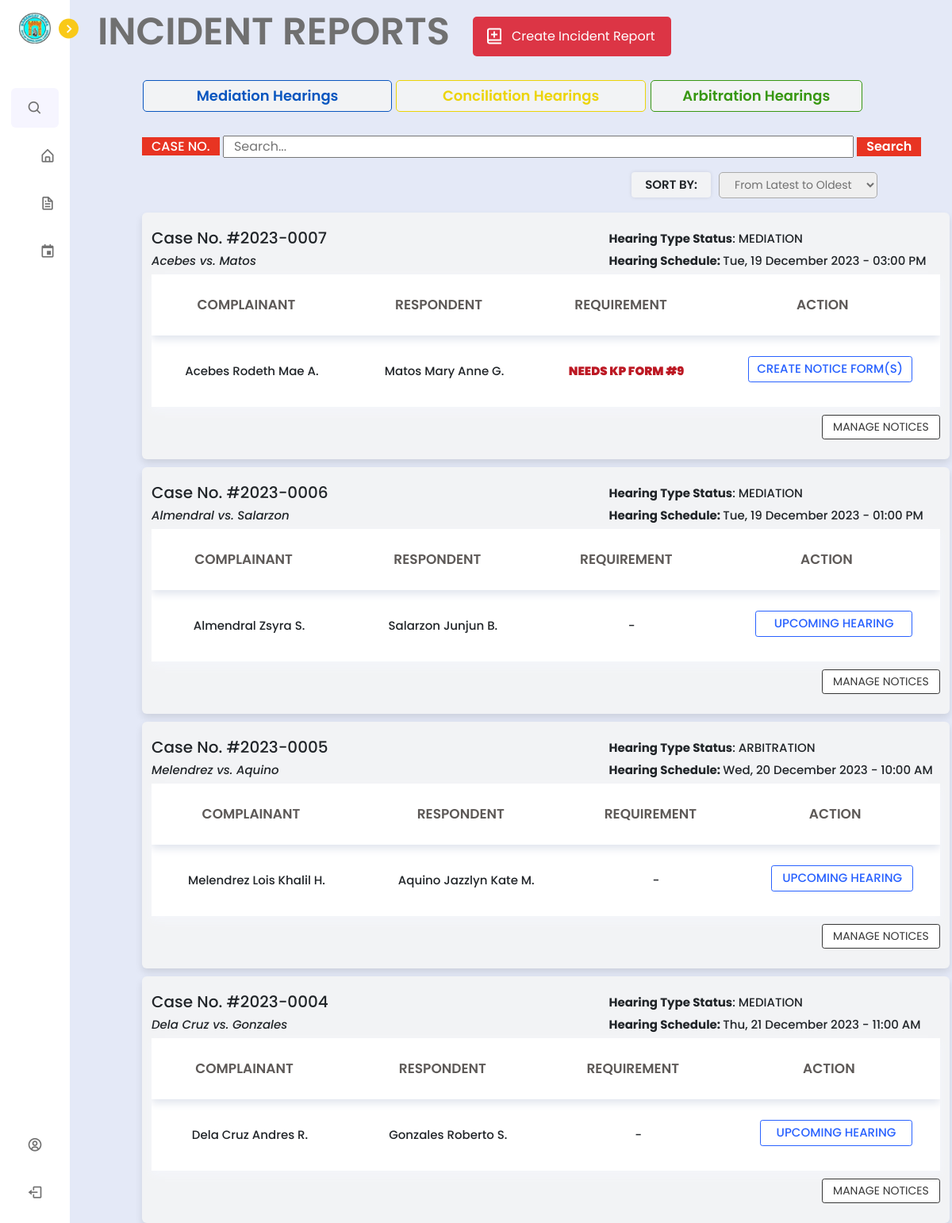
/barangay/lupon/hearings.php (signed in), run on the app's committed database.
### tables this page shows
CREATE TABLE `incident_report` (
  `incident_id` int(11) NOT NULL,
  `complainant_last_name` varchar(255) NOT NULL,
  `complainant_first_name` varchar(255) NOT NULL,
  `complainant_middle_name` varchar(255) NOT NULL,
  `complainant_cellphone_number` varchar(20) NOT NULL,
  `complainant_house_address` varchar(255) NOT NULL,
  `respondent_last_name` varchar(255) NOT NULL,
  `respondent_first_name` varchar(255) NOT NULL,
  `respondent_middle_name` varchar(255) NOT NULL,
  `respondent_cellphone_number` varchar(20) NOT NULL,
  `respondent_house_address` varchar(255) NOT NULL,
  `incident_case_number` varchar(50) NOT NULL,
  `incident_case_type` varchar(100) NOT NULL,
  `incident_date` date NOT NULL,
  `description_of_violation` tinytext NOT NULL,
  `created_at` timestamp NOT NULL DEFAULT current_timestamp(),
  `submitter_first_name` varchar(50) DEFAULT NULL,
  `submitter_last_name` varchar(50) DEFAULT NULL,
  `lupon_id` int(11) DEFAULT NULL,
  `pb_id` int(11) NOT NULL,
  `other_incident_case_type` varchar(255) DEFAULT NULL
);

CREATE TABLE `hearing` (
  `hearing_id` int(11) NOT NULL,
  `incident_case_number` varchar(50) DEFAULT NULL,
  `date_of_hearing` date DEFAULT NULL,
  `time_of_hearing` time DEFAULT NULL,
  `hearing_type_status` varchar(50) DEFAULT 'mediation',
  `timestamp` timestamp NOT NULL DEFAULT current_timestamp(),
  `schedule_change_timestamp` timestamp NULL DEFAULT NULL,
  `conciliation_timestamp` timestamp NULL DEFAULT NULL,
  `arbitration_timestamp` timestamp NULL DEFAULT NULL,
  `pb_id` int(11) DEFAULT NULL
);

### barangay/lupon/hearings.php (the view, shortened to what the rows shown need)
<?php
include '../../config.php';
$email = $_SESSION['email_address'];
$selectLuponId = mysqli_query($conn, "SELECT pb_id FROM `lupon_accounts` WHERE email_address = '$email'");
$row = mysqli_fetch_assoc($selectLuponId);
$pb_id = $row['pb_id'];
if(isset($_POST['submit_search'])){
    $search_case = mysqli_real_escape_string($conn, $_POST['search_case']);
    $query = "SELECT i.*, h.incident_case_number AS hearing_incident_case_number,
                     h.date_of_hearing, h.time_of_hearing, h.hearing_type_status
              FROM incident_report i
              LEFT JOIN hearing h ON i.incident_case_number = h.incident_case_number
              LEFT JOIN court_action ca ON i.incident_case_number = ca.incident_case_number
              WHERE i.pb_id = $pb_id
                    AND i.incident_case_number LIKE '%$search_case%'
                    AND ca.incident_case_number IS NULL
              ORDER BY i.created_at DESC";
} else {
    $query = "SELECT i.*, h.incident_case_number AS hearing_incident_case_number,
                     h.date_of_hearing, h.time_of_hearing, h.hearing_type_status
              FROM incident_report i
              LEFT JOIN hearing h ON i.incident_case_number = h.incident_case_number
              LEFT JOIN court_action ca ON i.incident_case_number = ca.incident_case_number
              WHERE i.pb_id = $pb_id
                    AND ca.incident_case_number IS NULL
              ORDER BY i.created_at DESC";
}
$result = mysqli_query($conn, $query);
?>
<!DOCTYPE html>
<html lang="en">
<head>
    <link href='https://unpkg.com/boxicons@2.1.1/css/boxicons.min.css' rel='stylesheet'>
    <link rel="stylesheet" href="../../node_modules/bootstrap/dist/css/bootstrap.min.css">
    <link rel="stylesheet" href="../../css/lupon.css">
    <link rel="stylesheet" href="../../css/incidentform.css">
</head>
<body>
<?php include 'nav_bar.php';?>
    <section class="home">
        <h1 style="margin-left: 4%; margin-top: 1%; display: flex; font-size: 48px;">INCIDENT REPORTS</h1>
    <?php
if (mysqli_num_rows($result) == 0) {
    echo '<div class="text-box">No Incident Cases found</div>';
} else {
while ($row = mysqli_fetch_assoc($result)) {
    $incident_case_number = $row['incident_case_number'];
    $check_query = "SELECT COUNT(*) as count FROM amicable_settlement WHERE incident_case_number = '$incident_case_number'";
    $check_result = mysqli_query($conn, $check_query);
    $row_count = mysqli_fetch_assoc($check_result);
    $count = $row_count['count'];
    if ($count == 0) {
        $schedule_status = isset($row['date_of_hearing']) && isset($row['time_of_hearing']) ?
            date('D, j F Y - h:i A', strtotime($row['date_of_hearing'] . ' ' . $row['time_of_hearing'])) :
            "NO SCHEDULE YET";
        echo '<div class="container" style="margin-top: 10px;">';
        echo '<div class="top-text" style="display: flex;">';
        echo '<h3 class="case-no-text" style="font-size: 20px;">Case No. #' . htmlspecialchars(substr($row['incident_case_number'], 0, 9)) . '</h3>';
        echo '</div>';
        if ($schedule_status !== "NO SCHEDULE YET") {
            echo '<div class="top-text" style="display: flex;">';
            echo '<h3 class="hearing-text" style="font-size: 15px; margin-top: -2.8%; margin-left: 58%; font-weight: 500;"><b>Hearing Type Status</b>: ' . strtoupper($row['hearing_type_status']) . '</h3>';
            echo '</div>';
        }
        echo '<div class="top-text" style="display: flex;">';
        echo '<h3 class="case-no-text" style="font-size: 15px; font-weight: 500; font-style: italic; width: 20%;">' . $row['complainant_last_name'] . ' vs. ' . $row['respondent_last_name'] . '</h3>';
        if ($schedule_status === "NO SCHEDULE YET") {
            echo '';
        } else {
            echo '<h3 class="hearing-text" style="font-size: 15px; font-weight: 500; margin-left: 38%;"><b>Hearing Schedule: </b>' . $schedule_status . '</h3>';
        }
        echo '</div>';
        echo '<table>';
        echo '<thead>';
        echo '<tr>';
        echo '<th>Complainant</th>';
        echo '<th>Respondent</th>';
        echo '<th>Requirement</th>';
        echo '<th>Action</th>';
        echo '</tr>';
        echo '</thead>';
        echo '<tbody>';
        if ($schedule_status === "NO SCHEDULE YET") {
            echo '<tr>';
            echo '<td colspan="5" style="text-align: center; font-size: 24px;">NO HEARING SCHEDULE YET</td>';
            echo '</tr>';
        } else {
            echo '<tr>';
            echo '<td>' . $row['complainant_last_name'] . ' ' . $row['complainant_first_name'] . ' ' . substr($row['complainant_middle_name'], 0, 1) . '.</td>';
            echo '<td>' . $row['respondent_last_name'] . ' ' . $row['respondent_first_name'] . ' ' . substr($row['respondent_middle_name'], 0, 1) . '.</td>';
            echo '<td>';
            $check_query = "SELECT nr.generate_pangkat, nr.generate_summon, nr.generate_hearing, h.hearing_type_status, aa.incident_case_number
                FROM notify_residents nr
                LEFT JOIN hearing h ON nr.incident_case_number = h.incident_case_number
                LEFT JOIN arbitration_agreement aa ON nr.incident_case_number = aa.incident_case_number
                WHERE nr.incident_case_number = '" . $row['incident_case_number'] . "'";
            $check_result = mysqli_query($conn, $check_query);
            if ($check_result && mysqli_num_rows($check_result) > 0) {
                $row_notify = mysqli_fetch_assoc($check_result);
                $hearing_type_status = $row_notify['hearing_type_status'];
                if ($hearing_type_status === 'conciliation') {
                    $check_query = "SELECT generate_pangkat FROM notify_residents WHERE incident_case_number = '" . $row['incident_case_number'] . "'";
                    $check_result = mysqli_query($conn, $check_query);
                    if ($check_result && mysqli_num_rows($check_result) > 0) {
                        $row_notify = mysqli_fetch_assoc($check_result);
                        $generate_pangkat = $row_notify['generate_pangkat'];
                        if (empty($generate_pangkat) || $generate_pangkat === 'not generated') {
                            echo '<span class="to-notify">NEEDS KP FORM #10</span>';
                        } else {
                            echo '-';
                        }
                    }
                } elseif ($hearing_type_status === 'arbitration') {
                    $select_arbitration_agreement = mysqli_query($conn, "SELECT 1 FROM arbitration_agreement WHERE incident_case_number = '{$row['incident_case_number']}' LIMIT 1");
                    if ($select_arbitration_agreement && mysqli_num_rows($select_arbitration_agreement) > 0) {
                        echo '-';
                    } else {
                        echo '<span class="to-notify">NEEDS KP FORM #14</span>';
                    }
                }
                elseif ($hearing_type_status === 'mediation') {
                    $check_query_mediation = "SELECT generate_summon, generate_hearing FROM notify_residents WHERE incident_case_number = '" . $row['incident_case_number'] . "'";
                    $check_result_mediation = mysqli_query($conn, $check_query_mediation);
                    if ($check_result_mediation && mysqli_num_rows($check_result_mediation) > 0) {
                        $row_notify_mediation = mysqli_fetch_assoc($check_result_mediation);
                        $generate_summon_mediation = $row_notify_mediation['generate_summon'];
                        $generate_hearing_mediation = $row_notify_mediation['generate_hearing'];
                        if (empty($generate_summon_mediation) || $generate_summon_mediation === 'not generated') {
                            echo '<span class="to-notify">NEEDS KP FORM #9</span>';
                        } elseif (empty($generate_hearing_mediation) || $generate_hearing_mediation === 'not generated') {
                            echo '<span class="to-notify">NEEDS KP FORM #8</span>';
                        } else {
                            echo '-';
                        }
                    }
                    else {
                        echo '<span class="to-notify">NEEDS KP FORM #8 AND #9</span>';
                    }
                }
            }
            echo '</td>';
            echo '<td>';
            $check_query = "SELECT nr.generate_pangkat, nr.generate_summon, nr.generate_hearing, h.hearing_type_status, aa.incident_case_number, h.date_of_hearing
                FROM notify_residents nr
                LEFT JOIN hearing h ON nr.incident_case_number = h.incident_case_number
                LEFT JOIN arbitration_agreement aa ON nr.incident_case_number = aa.incident_case_number
                WHERE nr.incident_case_number = '" . $row['incident_case_number'] . "'";
                $check_result = mysqli_query($conn, $check_query);
                if ($check_result && mysqli_num_rows($check_result) > 0) {
                    $row_notify = mysqli_fetch_assoc($check_result);
                    $hearing_type_status = $row_notify['hearing_type_status'];
                    $date_of_hearing = strtotime($row_notify['date_of_hearing']);
                    $current_time = time();
    if ($hearing_type_status === 'conciliation') {
        $check_query = "SELECT generate_pangkat FROM notify_residents WHERE incident_case_number = '" . $row['incident_case_number'] . "'";
        $check_result = mysqli_query($conn, $check_query);
        if ($check_result && mysqli_num_rows($check_result) > 0) {
            $row_notify = mysqli_fetch_assoc($check_result);
            $generate_pangkat = $row_notify['generate_pangkat'];
            if (empty($generate_pangkat) || $generate_pangkat === 'not generated') {
                echo '<span class="forms" style="text-decoration: none; width: 90%; margin-left: 6%; cursor: default">Create Notice Form(s)</span>';
            } else {
                if (date('Y-m-d', $current_time) == date('Y-m-d', $date_of_hearing)) {
                    echo '<a href="conciliation_settlement_page.php?incident_case_number=' . $row['incident_case_number'] . '" class="shownotices" style="text-decoration: none; width: 90%; margin-left: 6%;">Go To Hearing</a>';
                } else {
                    echo '<span class="forms" style="text-decoration: none; width: 90%; margin-left: 6%; cursor: default;">Upcoming Hearing</span>';
                }
            }
        }
    } elseif ($hearing_type_status === 'arbitration') {
        $select_arbitration_agreement = mysqli_query($conn, "SELECT 1 FROM arbitration_agreement WHERE incident_case_number = '{$row['incident_case_number']}' LIMIT 1");
        if ($select_arbitration_agreement && mysqli_num_rows($select_arbitration_agreement) > 0) {
            if (date('Y-m-d', $current_time) < date('Y-m-d', $date_of_hearing)) {
                echo '<span class="forms" style="text-decoration: none; width: 90%; margin-left: 6%; cursor: default;">Upcoming Hearing</span>';
            } else {
                echo '<a href="arbitration_settlement_page.php?incident_case_number=' . $row['incident_case_number'] . '" class="shownotices" style="text-decoration: none;">Go to Hearing</a>';
            }
        } else {
            echo '<a href="arbitration_agreement.php?incident_case_number=' . $row['incident_case_number'] . '" class="shownotices" style="text-decoration: none;">Create Arbitration Agreement</a>';
        }
    }
    elseif ($hearing_type_status === 'mediation') {
        $check_query_mediation = "SELECT generate_summon, generate_hearing FROM notify_residents WHERE incident_case_number = '" . $row['incident_case_number'] . "'";
        $check_result_mediation = mysqli_query($conn, $check_query_mediation);
        if ($check_result_mediation && mysqli_num_rows($check_result_mediation) > 0) {
            $row_notify_mediation = mysqli_fetch_assoc($check_result_mediation);
            $generate_summon_mediation = $row_notify_mediation['generate_summon'];
            $generate_hearing_mediation = $row_notify_mediation['generate_hearing'];
            if (empty($generate_summon_mediation) || $generate_summon_mediation === 'not generated' || empty($generate_hearing_mediation) || $generate_hearing_mediation === 'not generated') {
                echo '<span class="forms" style="text-decoration: none; width: 90%; margin-left: 6%; cursor: default">Create Notice Form(s)</span>';
            } else {
                if (date('Y-m-d', $current_time) == date('Y-m-d', $date_of_hearing)) {
                    echo '<a href="settlement_page.php?incident_case_number=' . $row['incident_case_number'] . '" class="shownotices" style="text-decoration: none; width: 90%; margin-left: 6%;">Go To Hearing</a>';
                } else {
                    echo '<span class="forms" style="text-decoration: none; width: 90%; margin-left: 6%; cursor: default;">Upcoming Hearing</span>';
                }
            }
        } else {
            echo '<span class="forms" style="text-decoration: none; width: 90%; margin-left: 6%; cursor: default">Create Notice Form(s)</span>';
        }
    }
}
            echo '</td>';
            echo '</tr>';
        }
        echo '</tbody>';
        echo '</table>';
        if ($schedule_status === "NO SCHEDULE YET") {
            echo '<a href="schedule_hearing.php?incident_case_number=' . $row['incident_case_number'] . '" style="text-decoration: none;">';
            echo '<button class="schedule" style="width: 18%; font-size: 14px; margin-left: 82%; margin-top: 10px;">SET HEARING SCHEDULE</button>';
            echo '</a>';
        } else {
            echo '<a href="notice_forms.php?incident_case_number=' . $row['incident_case_number'] . '" style="text-decoration: none;">';
            echo '<button class="schedule" style="width: 15%; font-size: 14px; margin-left: 85%; margin-top: 10px;">Manage Notices</button>';
            echo '</a>';
        }
        echo '</div>';
    }
}
}
?>
    </section>
</body>
</html>

### data on the page
incident_report: incident_case_number "2023-0007", hearing.hearing_type_status "MEDIATION", complainant_last_name "Acebes", respondent_last_name "Matos", hearing.date_of_hearing+time_of_hearing "Tue, 19 December 2023 - 03:00 PM", complainant_first_name "Rodeth Mae", complainant_middle_name "A", respondent_first_name "Mary Anne", respondent_middle_name "G", shows "NEEDS KP FORM #9", shows "CREATE NOTICE FORM(S)"
incident_report: incident_case_number "2023-0006", hearing.hearing_type_status "MEDIATION", complainant_last_name "Almendral", respondent_last_name "Salarzon", hearing.date_of_hearing+time_of_hearing "Tue, 19 December 2023 - 01:00 PM", complainant_first_name "Zsyra", complainant_middle_name "S", respondent_first_name "Junjun", respondent_middle_name "B", shows "UPCOMING HEARING"
incident_report: incident_case_number "2023-0005", hearing.hearing_type_status "ARBITRATION", complainant_last_name "Melendrez", respondent_last_name "Aquino", hearing.date_of_hearing+time_of_hearing "Wed, 20 December 2023 - 10:00 AM", complainant_first_name "Lois Khalil", complainant_middle_name "H", respondent_first_name "Jazzlyn Kate", respondent_middle_name "M", shows "UPCOMING HEARING"
incident_report: incident_case_number "2023-0004", hearing.hearing_type_status "MEDIATION", complainant_last_name "Dela Cruz", respondent_last_name "Gonzales", hearing.date_of_hearing+time_of_hearing "Thu, 21 December 2023 - 11:00 AM", complainant_first_name "Andres", complainant_middle_name "R", respondent_first_name "Roberto", respondent_middle_name "S", shows "UPCOMING HEARING"
